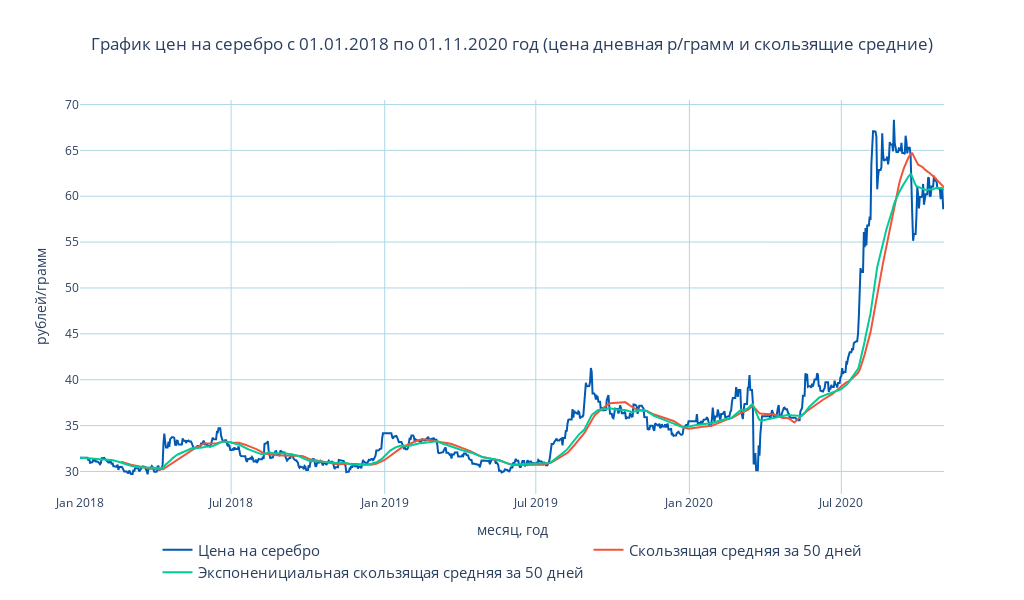

Notebook code cell kept with this figure:
### Code cell
# Серебро и средние

fig = go.Figure()
fig.add_trace(go.Scatter(x=df.index, 
                         y=df.silver, 
                         name='Цена на серебро',
                         marker_color = color_silver))
fig.add_trace(go.Scatter(x=df.index, 
                         y=df.rolling_50_silver, 
                         name='Скользящая средняя за 50 дней'))
fig.add_trace(go.Scatter(x=df.index, 
                         y=df.ewm_50_silver, 
                         name='Экспоненициальная скользящая средняя за 50 дней'))

fig.update_layout(
    plot_bgcolor='rgba(0,0,0,0)',
#     gridcolor='LightPink',
    autosize=False,
    width=1024,
    height=600,
    title="График цен на серебро c 01.01.2018 по 01.11.2020 год (цена дневная р/грамм и скользящие средние)",
    title_x = 0.5,
    legend=dict(x=.5, xanchor="center", orientation="h",
               font = dict(
#                    family = "Courier", 
                   size = 15, 
#                    color = "black"
               )),
    barmode='overlay',
#     margin=dict(l=50, r=50, t=30, b=30),
               )
                   
fig.update_xaxes(showgrid=True, 
                 gridwidth=1, 
                 gridcolor='lightblue', 
                 title_text = 'месяц, год')
fig.update_yaxes(showgrid=True, 
                 gridwidth=1, 
                 gridcolor='lightblue',
                 title_text = 'рублей/грамм')


fig.show()

### Figure 1 — Plotly figure (JSON) as saved in the notebook; plotly's stock layout.template omitted (floating-point values rounded to 4 significant figures; data arrays with more than 128 entries replaced by an {"elided": "..."} marker saying what was removed)
{"data": [{"marker": {"color": "#0059b3"}, "name": "Цена на серебро", "type": "scatter", "x": {"elided": "1036 str values"}, "y": {"elided": "1036 float values"}}, {"name": "Скользящая средняя за 50 дней", "type": "scatter", "x": {"elided": "1036 str values"}, "y": {"elided": "1036 float values"}}, {"name": "Экспоненициальная скользящая средняя за 50 дней", "type": "scatter", "x": {"elided": "1036 str values"}, "y": {"elided": "1036 float values"}}], "layout": {"autosize": false, "barmode": "overlay", "height": 600, "legend": {"font": {"size": 15}, "orientation": "h", "x": 0.5, "xanchor": "center"}, "plot_bgcolor": "rgba(0,0,0,0)", "title": {"text": "График цен на серебро c 01.01.2018 по 01.11.2020 год (цена дневная р/грамм и скользящие средние)", "x": 0.5}, "width": 1024, "xaxis": {"gridcolor": "lightblue", "gridwidth": 1, "showgrid": true, "title": {"text": "месяц, год"}}, "yaxis": {"gridcolor": "lightblue", "gridwidth": 1, "showgrid": true, "title": {"text": "рублей/грамм"}}}}
